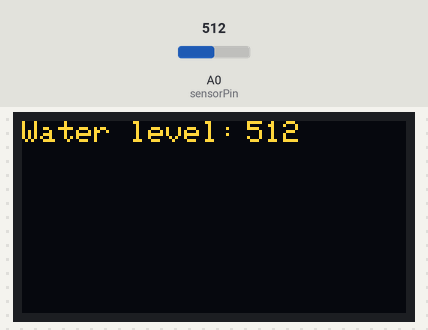
A sketch run on a simulated Arduino Uno, built with avr-gcc and run on an emulated ATmega328P. Shown: 128×64 one-colour display. The test bench sets the inputs (shaded band); at power-on: A0 (sensorPin) = 512. The OLED is the two-colour kind (top 16 rows yellow); what the sketch prints to the serial monitor is not drawn.

Above: at 1.8 s.
1.9 s: A0 (sensorPin) set to 716
At 3.3 s:
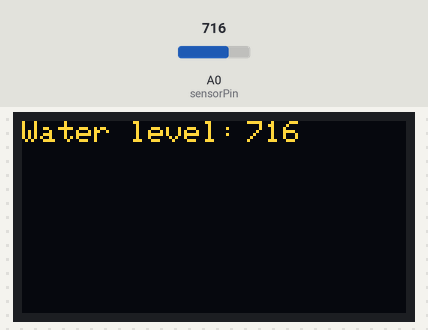
3.6 s: A0 (sensorPin) set to 900
At 5.3 s:
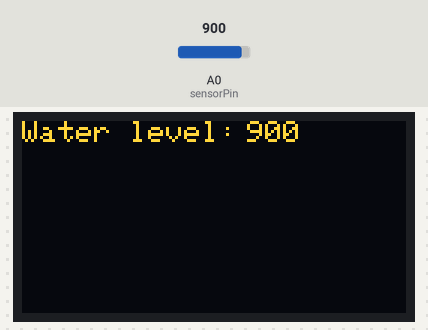
5.7 s: A0 (sensorPin) set to 1023
At 7.2 s:
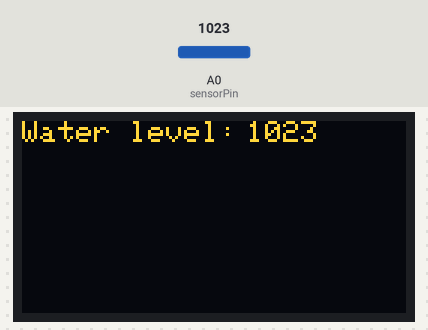
Timing chart, 0 to 8.7 s (numbered marks = the images above; inputs shaded):
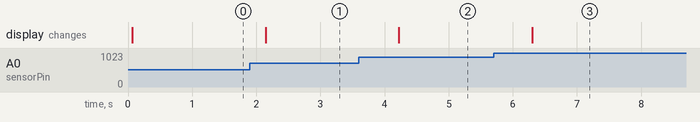

The sketch:

water_level.ino
```cpp
// Sensor pins
#define sensorPower 7
#define sensorPin A0

#include <Wire.h>
#include <Adafruit_GFX.h>
#include <Adafruit_SSD1306.h>

#define SCREEN_WIDTH 128 // OLED display width,  in pixels
#define SCREEN_HEIGHT 64 // OLED display height, in pixels

// declare an SSD1306 display object connected to I2C
Adafruit_SSD1306 oled(SCREEN_WIDTH, SCREEN_HEIGHT, &Wire, -1);

// Value for storing water level
int val = 0;

void setup() {
  pinMode(sensorPower, OUTPUT);// Set D7 as an OUTPUT
  digitalWrite(sensorPower, LOW);// Set to LOW so no power flows through the sensor
  Serial.begin(9600);

  // initialize OLED display with address 0x3C for 128x64
  if (!oled.begin(SSD1306_SWITCHCAPVCC, 0x3C)) {
    Serial.println(F("SSD1306 allocation failed"));
    while (true);
  }
}

void loop() {
  //get the reading from the function below and print it
  int level = readSensor();

  Serial.print("Water level: ");
  Serial.println(level);
  oled.clearDisplay(); // clear display
  oled.setTextSize(1);          // text size
  oled.setTextColor(WHITE);
  oled.setCursor(0, 0);       // position to display
  oled.println("Water level:");// text color
  oled.setCursor(75, 0);       // position to display
  oled.println(level); // text to display
  oled.display();


  delay(1000);
}

//This is a function used to get the reading
int readSensor() {
  digitalWrite(sensorPower, HIGH);  // Turn the sensor ON
  delay(10);              // wait 10 milliseconds
  val = analogRead(sensorPin);    // Read the analog value form sensor
  digitalWrite(sensorPower, LOW);   // Turn the sensor OFF
  return val;             // send current reading


}
```

Measured:
- after the input at 1.9 s, the display: changes after 0.25 s (image 1)
- after the input at 3.6 s, the display: changes after 0.62 s (image 2)
- after the input at 5.7 s, the display: changes after 0.60 s (image 3)
